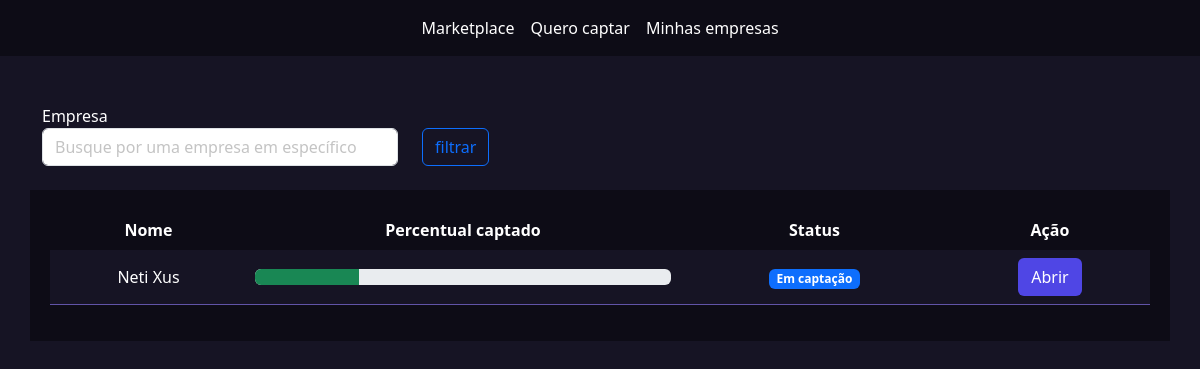
The page /empresarios/listar_empresas/ (signed in) on the database as committed earlier.
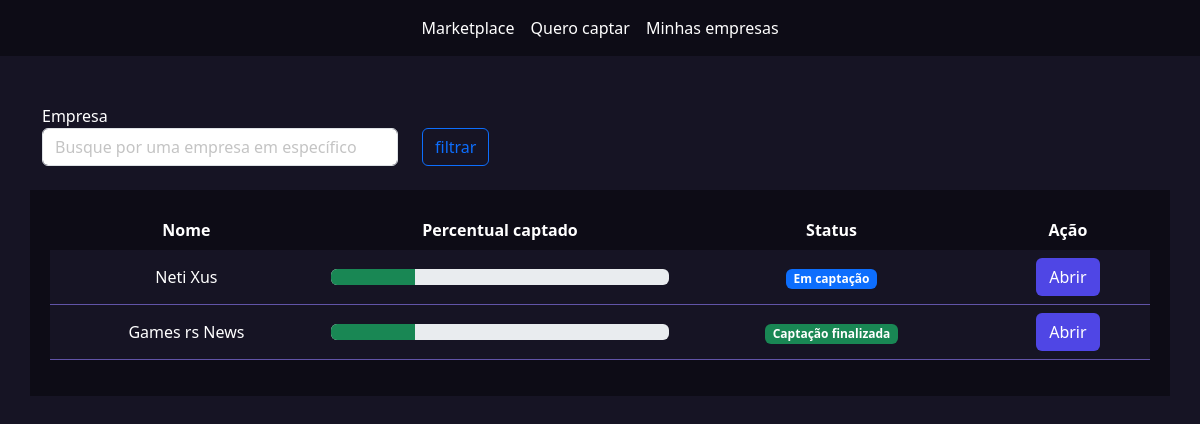
The same page on the database as committed later.
### empresarios/models.py (models this page shows, shortened)
class Empresas(models.Model):
    tempo_existencia_choices = (
        ('-6', 'Menos de 6 meses'),
        ('+6', 'Mais de 6 meses'),
        ('+1', 'Mais de 1 ano'),
        ('+5', 'Mais de 5 anos')
    )
    estagio_choices = (
        ('I', 'Tenho apenas uma idea'),
        ('MVP', 'Possuo um MVP'),
        ('MVPP', 'Possuo um MVP com clientes pagantes'),
        ('E', 'Empresa pronta para escalar'),
    )
    area_choices = (
        ('ED', 'Ed-tech'),
        ('FT', 'Fintech'),
        ('AT', 'Agrotech'),
    )
    user = models.ForeignKey(User, on_delete=models.DO_NOTHING)
    nome = models.CharField(max_length=50)
    cnpj = models.CharField(max_length=30)
    site = models.URLField()
    tempo_existencia = models.CharField(max_length=2, choices=tempo_existencia_choices, default='-6')
    descricao = models.TextField()
    data_final_captacao = models.DateField()
    percentual_equity = models.IntegerField() # Percentual esperado
    estagio = models.CharField(max_length=4, choices=estagio_choices, default='I')
    area = models.CharField(max_length=3, choices=area_choices)
    publico_alvo = models.CharField(max_length=3)
    valor = models.DecimalField(max_digits=9, decimal_places=2) # Valor total a ser vendido
    pitch = models.FileField(upload_to='pitchs')
    logo = models.FileField(upload_to='logo')
    @property
    def status(self):
        if date.today() > self.data_final_captacao:
            return mark_safe('<span class="badge bg-success">Captação finalizada</span>')
        return mark_safe('<span class="badge bg-primary">Em captação</span>')

### empresarios/views.py (the view)
# urls.py: path('listar_empresas/', views.listar_empresas, name="listar_empresas"),
def listar_empresas(request):
    if not request.user.is_authenticated:
        return redirect("/usuarios/logar")
    if request.method == "GET":
        nome_empresa = request.GET.get("empresa")
        empresas = Empresas.objects.filter(user=request.user)
        if nome_empresa:
            empresas = empresas.filter(nome__icontains=nome_empresa)
        return render(
            request,
            "listar_empresas.html",
            {"empresas": empresas, "nome_empresa": nome_empresa},
        )

### empresarios/templates/listar_empresas.html (shortened to what this page needs)
{% extends "base.html" %}
{% load static %}
{% block 'head' %}
<link rel="stylesheet" href="{% static 'empresarios/css/listar_empresas.css' %}">
<link rel="stylesheet" href="{% static 'usuarios/css/usuarios.css' %}">
{% endblock 'head' %}
{% block 'body' %}
    {% include "partials/barra_navegacao.html" %}
    <br><br>
    <div class="container">
        <div class="row">
            <div class="col-md-4">
                <form action="{% url 'listar_empresas' %}" method="GET">
                <label>Empresa</label>
                <input type="text" name="empresa" class="form-control" placeholder="Busque por uma empresa em específico"{% if nome_empresa%}value="{{nome_empresa}}"{% endif %}>
            </div>
            <div class="col-md">
                <br>
                <input type="submit" value="filtrar" class="btn btn-outline-primary">
            </div>
        </div>
    </div>
    <br>
    <div class="container dark-color container_empresas">
        <table class="table">
            <thead >
              <tr class="cabecalho" style="background-color: transparent !important;">
                <th class="cabecalho" scope="col">Nome</th>
                <th class="cabecalho" scope="col">Percentual captado</th>
                <th class="cabecalho" scope="col">Status</th>
                <th class="cabecalho" scope="col">Ação</th>
              </tr>
            </thead>
            <tbody>
                {% for empresa in empresas %}
                    <tr class="linha">
                        <td class="linha">{{empresa.nome}}</td>
                        <td class="linha">
                            <div class="progress">
                                <div class="progress-bar bg-success" role="progressbar" style="width: 25%" aria-valuenow="25" aria-valuemin="0" aria-valuemax="100"></div>
                            </div>
                        </td>
                        <td class="linha">{{empresa.status}}</td>
                        <td class="linha"><a href="/empresarios/empresa/{{empresa.id}}" class="btn btn-indigo-normal">Abrir</a></td>
                    </tr>
                {% endfor %}
            </tbody>
          </table>
    </div>
{% endblock 'body' %}

Rows that differ between the two databases and show on the page:
added Empresas: nome "Games rs News", status "Captação finalizada"
